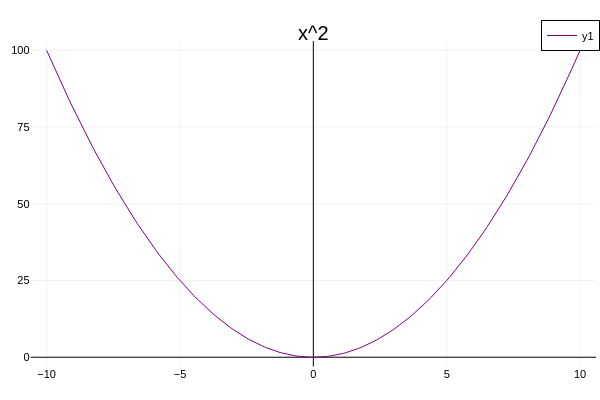

The code cell stored with this chart in its notebook:
### Markdown cell above
### 3.1.1

### f = base^x

### Different between , f = x^2 , f = a^x

(LATEX)

### Code cell
x = -10:0.1:10
f(x) = x^2

plot(x,f,color=:purple, framestyle=:zerolines, title="x^2")

### Figure 1 — Plotly figure (JSON) as saved in the notebook; plotly's stock layout.template omitted (floating-point values rounded to 4 significant figures; data arrays with more than 128 entries replaced by an {"elided": "..."} marker saying what was removed)
{"data": [{"colorbar": {"len": 0.9039, "title": "", "x": 0.9934, "y": 0.4896}, "legendgroup": "y1", "line": {"color": "rgba(128, 0, 128, 1.000)", "dash": "solid", "shape": "linear", "width": 1}, "mode": "lines", "name": "y1", "showlegend": true, "type": "scatter", "x": {"elided": "201 float values"}, "xaxis": "x", "y": {"elided": "201 float values"}, "yaxis": "y"}], "layout": {"annotations": [{"font": {"color": "rgba(0, 0, 0, 1.000)", "family": "sans-serif", "size": 20}, "rotation": 0, "showarrow": false, "text": "x^2", "x": 0.5222, "xanchor": "center", "xref": "paper", "y": 1, "yanchor": "top", "yref": "paper"}], "height": 400, "legend": {"bgcolor": "rgba(255, 255, 255, 1.000)", "bordercolor": "rgba(0, 0, 0, 1.000)", "borderwidth": 1, "font": {"color": "rgba(0, 0, 0, 1.000)", "family": "sans-serif", "size": 11}, "title": {"font": {"color": "rgba(0, 0, 0, 1.000)", "family": "sans-serif", "size": 15}, "text": ""}, "tracegroupgap": 0, "traceorder": "normal", "x": 1, "xanchor": "auto", "y": 1, "yanchor": "auto"}, "margin": {"b": 20, "l": 0, "r": 0, "t": 20}, "paper_bgcolor": "rgba(255, 255, 255, 1.000)", "plot_bgcolor": "rgba(255, 255, 255, 1.000)", "showlegend": true, "width": 600, "xaxis": {"anchor": "y", "domain": [0.05101, 0.9934], "gridcolor": "rgba(0, 0, 0, 0.100)", "gridwidth": 0.5, "linecolor": "rgba(0, 0, 0, 1.000)", "mirror": false, "range": [-10.6, 10.6], "showgrid": true, "showline": false, "showticklabels": true, "tickangle": 0, "tickcolor": "rgba(0, 0, 0, 0.000)", "tickfont": {"color": "rgba(0, 0, 0, 1.000)", "family": "sans-serif", "size": 11}, "tickmode": "array", "ticks": "inside", "ticktext": ["−10", "−5", "0", "5", "10"], "tickvals": [-10, -5, 0, 5, 10], "title": "", "titlefont": {"color": "rgba(0, 0, 0, 1.000)", "family": "sans-serif", "size": 15}, "type": "-", "visible": true, "zeroline": true, "zerolinecolor": "rgba(0, 0, 0, 1.000)"}, "yaxis": {"anchor": "x", "domain": [0.03762, 0.9415], "gridcolor": "rgba(0, 0, 0, 0.100)", "gridwidth": 0.5, "linecolor": "rgba(0, 0, 0, 1.000)", "mirror": false, "range": [-3, 103], "showgrid": true, "showline": false, "showticklabels": true, "tickangle": 0, "tickcolor": "rgba(0, 0, 0, 0.000)", "tickfont": {"color": "rgba(0, 0, 0, 1.000)", "family": "sans-serif", "size": 11}, "tickmode": "array", "ticks": "inside", "ticktext": ["0", "25", "50", "75", "100"], "tickvals": [0, 25, 50, 75, 100], "title": "", "titlefont": {"color": "rgba(0, 0, 0, 1.000)", "family": "sans-serif", "size": 15}, "type": "-", "visible": true, "zeroline": true, "zerolinecolor": "rgba(0, 0, 0, 1.000)"}}}
